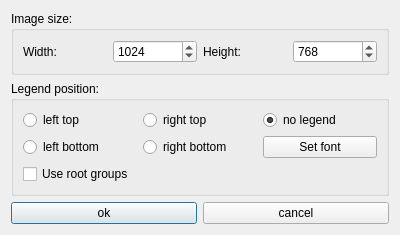
<?xml version="1.0" encoding="UTF-8"?>
<ui version="4.0">
 <class>DialogSaveScreen</class>
 <widget class="QDialog" name="DialogSaveScreen">
  <property name="geometry">
   <rect>
    <x>0</x>
    <y>0</y>
    <width>400</width>
    <height>226</height>
   </rect>
  </property>
  <property name="sizePolicy">
   <sizepolicy hsizetype="Fixed" vsizetype="Fixed">
    <horstretch>0</horstretch>
    <verstretch>0</verstretch>
   </sizepolicy>
  </property>
  <property name="windowTitle">
   <string>Dialog</string>
  </property>
  <layout class="QGridLayout" name="gridLayout_2">
   <item row="2" column="0">
    <widget class="QPushButton" name="BtnOk">
     <property name="text">
      <string>ok</string>
     </property>
    </widget>
   </item>
   <item row="2" column="1">
    <widget class="QPushButton" name="BtnCancel">
     <property name="text">
      <string>cancel</string>
     </property>
    </widget>
   </item>
   <item row="1" column="0" colspan="2">
    <widget class="QGroupBox" name="groupBox_2">
     <property name="title">
      <string>Legend position:</string>
     </property>
     <layout class="QGridLayout" name="gridLayout">
      <item row="1" column="2">
       <widget class="QPushButton" name="BtnFont">
        <property name="text">
         <string>Set font</string>
        </property>
       </widget>
      </item>
      <item row="1" column="1">
       <widget class="QRadioButton" name="RadioRB">
        <property name="text">
         <string>right bottom</string>
        </property>
       </widget>
      </item>
      <item row="0" column="1">
       <widget class="QRadioButton" name="RadioRT">
        <property name="text">
         <string>right top</string>
        </property>
       </widget>
      </item>
      <item row="0" column="2">
       <widget class="QRadioButton" name="RadioNone">
        <property name="text">
         <string>no legend</string>
        </property>
        <property name="checked">
         <bool>true</bool>
        </property>
       </widget>
      </item>
      <item row="1" column="0">
       <widget class="QRadioButton" name="RadioLB">
        <property name="text">
         <string>left bottom</string>
        </property>
       </widget>
      </item>
      <item row="0" column="0">
       <widget class="QRadioButton" name="RadioLT">
        <property name="text">
         <string>left top</string>
        </property>
       </widget>
      </item>
      <item row="2" column="0" colspan="2">
       <widget class="QCheckBox" name="CheckRootGroups">
        <property name="toolTip">
         <string>&lt;html&gt;&lt;head/&gt;&lt;body&gt;&lt;p&gt;When checked root groups are used to generate legend no mather if any data from group will be visible on output image. Unchecked will cause using inly groups, that are direct parent of visible items. Using unchecked variant may be significantly slower.&lt;/p&gt;&lt;/body&gt;&lt;/html&gt;</string>
        </property>
        <property name="text">
         <string>Use root groups</string>
        </property>
       </widget>
      </item>
     </layout>
    </widget>
   </item>
   <item row="0" column="0" colspan="2">
    <widget class="QGroupBox" name="groupBox_1">
     <property name="title">
      <string>Image size:</string>
     </property>
     <layout class="QHBoxLayout" name="horizontalLayout">
      <item>
       <widget class="QLabel" name="label_1">
        <property name="text">
         <string>Width:</string>
        </property>
       </widget>
      </item>
      <item>
       <widget class="QSpinBox" name="SpinWidth">
        <property name="minimum">
         <number>1</number>
        </property>
        <property name="maximum">
         <number>8192</number>
        </property>
        <property name="value">
         <number>1024</number>
        </property>
       </widget>
      </item>
      <item>
       <widget class="QLabel" name="label_2">
        <property name="text">
         <string>Height:</string>
        </property>
       </widget>
      </item>
      <item>
       <widget class="QSpinBox" name="SpinHeight">
        <property name="minimum">
         <number>1</number>
        </property>
        <property name="maximum">
         <number>8192</number>
        </property>
        <property name="value">
         <number>768</number>
        </property>
       </widget>
      </item>
     </layout>
    </widget>
   </item>
  </layout>
 </widget>
 <resources/>
 <connections>
  <connection>
   <sender>BtnOk</sender>
   <signal>clicked()</signal>
   <receiver>DialogSaveScreen</receiver>
   <slot>accept()</slot>
   <hints>
    <hint type="sourcelabel">
     <x>60</x>
     <y>174</y>
    </hint>
    <hint type="destinationlabel">
     <x>233</x>
     <y>29</y>
    </hint>
   </hints>
  </connection>
  <connection>
   <sender>BtnCancel</sender>
   <signal>clicked()</signal>
   <receiver>DialogSaveScreen</receiver>
   <slot>reject()</slot>
   <hints>
    <hint type="sourcelabel">
     <x>233</x>
     <y>178</y>
    </hint>
    <hint type="destinationlabel">
     <x>197</x>
     <y>125</y>
    </hint>
   </hints>
  </connection>
  <connection>
   <sender>BtnFont</sender>
   <signal>clicked()</signal>
   <receiver>DialogSaveScreen</receiver>
   <slot>slSetFont()</slot>
   <hints>
    <hint type="sourcelabel">
     <x>350</x>
     <y>129</y>
    </hint>
    <hint type="destinationlabel">
     <x>395</x>
     <y>63</y>
    </hint>
   </hints>
  </connection>
 </connections>
 <slots>
  <slot>slSetFont()</slot>
 </slots>
</ui>
